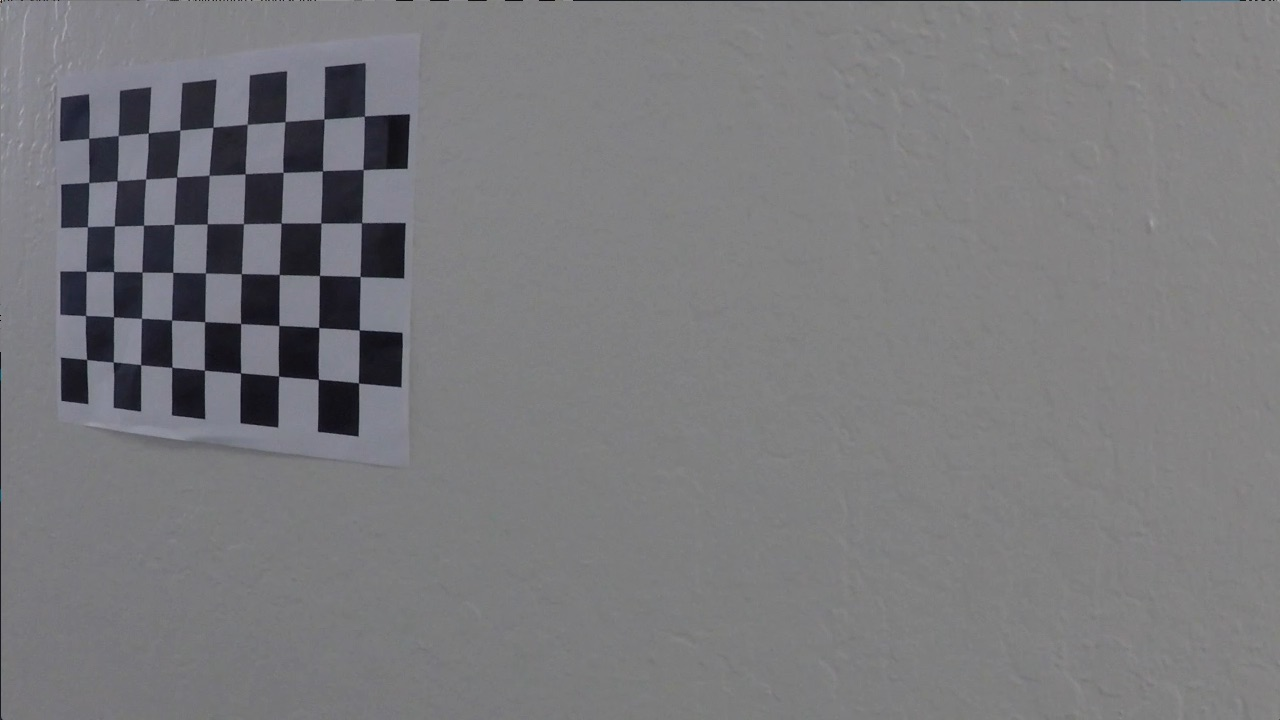
#> input picture Term 1/Project 4/camera_cal/calibration19.jpg, 1280 x 720 px
$ jupyter execute --allow-errors Project_4_submission.ipynb   (shell and % lines are left out)   (older library calls are emulated)
#> lines starting #> are read from the running program, lines starting #| are printed output that depends on the picture
# Advanced Lane Finding Project

The goals / steps of this project are the following:

    1) Compute the camera calibration matrix and distortion coefficients given a set of chessboard images.
    2) Apply a distortion correction to raw images.
    3) Use color transforms, gradients, etc., to create a thresholded binary image.
    4) Apply a perspective transform to rectify binary image ("birds-eye view").
    5) Detect lane pixels and fit to find the lane boundary.
    6) Determine the curvature of the lane and vehicle position with respect to center.
    7) Warp the detected lane boundaries back onto the original image.
    8) Output visual display of the lane boundaries and numerical estimation of lane curvature and vehicle position.

Importing neccessary libraries and creating the Line class

[cell 1]
import matplotlib.image as mpimg
import cv2
import numpy as np
import matplotlib.pyplot as plt
from collections import deque

class camera_param():

    def __init__(self):
        mtx, dist = calibrate_camera()
        self.mtx = mtx
        self.dist = dist

class Line():
    def __init__(self):
        # was the line detected in the last iteration?
        self.detected = False
        # x values of the last n fits of the line
        self.recent_fitted = deque(maxlen=3)
        #average x values of the fitted line over the last n iterations
        self.bestx = None
        #polynomial coefficients averaged over the last n iterations
        self.best_fit = None
        #polynomial coefficients for the most recent fit
        self.current_fit = {}
        #radius of curvature of the line in some units
        self.radius_of_curvature = None
        #distance in meters of vehicle center from the line
        self.line_base_pos = None
        #difference in fit coefficients between last and new fits
        self.diffs = np.array([0,0,0], dtype='float')
        #x values for detected line pixels
        self.allx = None
        #y values for detected line pixels
        self.ally = None

# Camera Calibration

For the camera calibration, I modified the example code provided in class. Essentially, the code does the following:

    1) Import the image
    2) Create a placeholder array to collect the corner points of the image
    3) Detect the image corner using cv2.findChessboardCorners and put it into the placeholder array
    4) Use cv2.calibrateCamera to correct each image
    5) Save the calibration information into a pickle file so that this calibration can be skipped on future runs

[cell 2]
import numpy as np
import cv2
import glob
import matplotlib.pyplot as plt
import pickle

# [33 lines left out: function corners_unwarp, not called in this run]

def calibrate_camera():

    img = cv2.imread('camera_cal/calibration19.jpg')
#> img is the input picture: shape (720, 1280, 3); mean B, G, R 124.3, 121.5, 121.6
    img_size = (img.shape[1], img.shape[0])

    try:
        cal_data = pickle.load(open("camera_cal/wide_dist_pickle.p", "rb"))
        mtx = cal_data["mtx"]
        dist = cal_data["dist"]
        # print('CAMERA CALIBRATION EXIST')


    except (OSError, IOError) as e:


        chess_size = [9,6]
        objp = np.zeros((chess_size[1]*chess_size[0],3), np.float32)
        objp[:,:2] = np.mgrid[0:chess_size[0], 0:chess_size[1]].T.reshape(-1,2)

        # Arrays to store object points and image points from all the images.
        objpoints = [] # 3d points in real world space
        imgpoints = [] # 2d points in image plane.

        # Make a list of calibration images
        images = glob.glob('camera_cal/calibration*.jpg')

        # Step through the list and search for chessboard corners
        for idx, fname in enumerate(images):
            img = cv2.imread(fname)
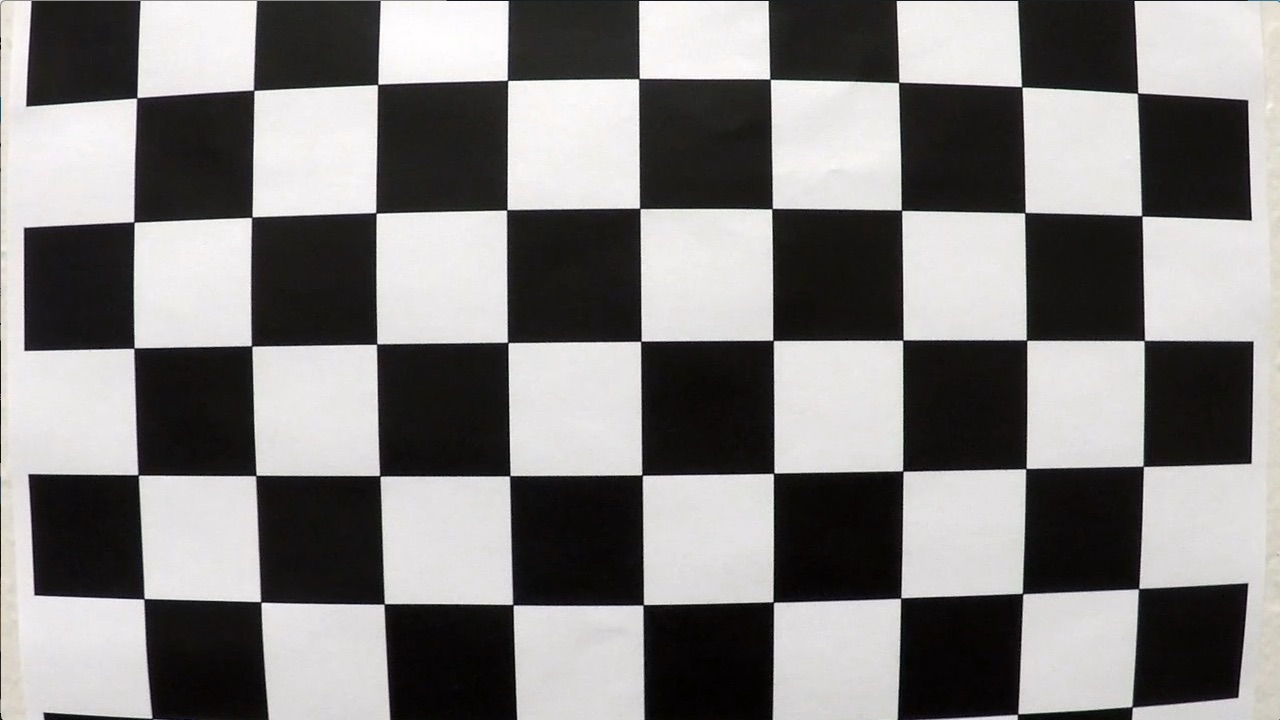
#> input picture Term 1/Project 4/camera_cal/calibration1.jpg, 1280 x 720 px
#> img is the input picture: shape (720, 1280, 3); mean B, G, R 127.8, 128.4, 130.1
            gray = cv2.cvtColor(img, cv2.COLOR_BGR2GRAY)

            # Find the chessboard corners
            ret, corners = cv2.findChessboardCorners(gray, (chess_size[0],chess_size[1]), None)
#> ret = False; corners = None
            # print(fname)
            # print(ret)
            # If found, add object points, image points
            if ret == True:
                objpoints.append(objp)
                imgpoints.append(corners)

                # [10 lines of commented-out code are left out]
        ret, mtx, dist, rvecs, tvecs = cv2.calibrateCamera(objpoints, imgpoints, img_size, None, None)
        # Save the camera calibration result for later use (we won't worry about rvecs / tvecs)
        dist_pickle = {}
        dist_pickle["mtx"] = mtx
        dist_pickle["dist"] = dist
        pickle.dump( dist_pickle, open("camera_cal/wide_dist_pickle.p", "wb" ) )


    # Test undistortion on an image


    dst = cv2.undistort(img, mtx, dist, None, mtx)

    ################################EXAMPLE PLOT ########################
    #cv2.imshow('img', dst)
    cv2.imwrite('calibration_wide/test_undist.jpg',dst)

    dst = cv2.cvtColor(dst, cv2.COLOR_BGR2RGB)
    #Visualize undistortion
    f, (ax1, ax2) = plt.subplots(1, 2, figsize=(20,10))
    ax1.imshow(img)
    ax1.set_title('Original Image', fontsize=30)
    ax2.imshow(dst)
    ax2.set_title('Undistorted Image', fontsize=30)
    plt.show()
    print('CAMERA CALIBRATION COMPLETE')
    ######################################################################
    return mtx,dist

def distort_correction(img,mtx,dist):

    image_corrected = cv2.undistort(img, mtx, dist, None, mtx)

    return image_corrected

[cell 3]
camera = camera_param()
mtx, dist = calibrate_camera()

To demonstrate this step, I will describe how I apply the distortion correction to one of the test images like this one:

[cell 4]
img = mpimg.imread('test_images/03.png', np.uint8)
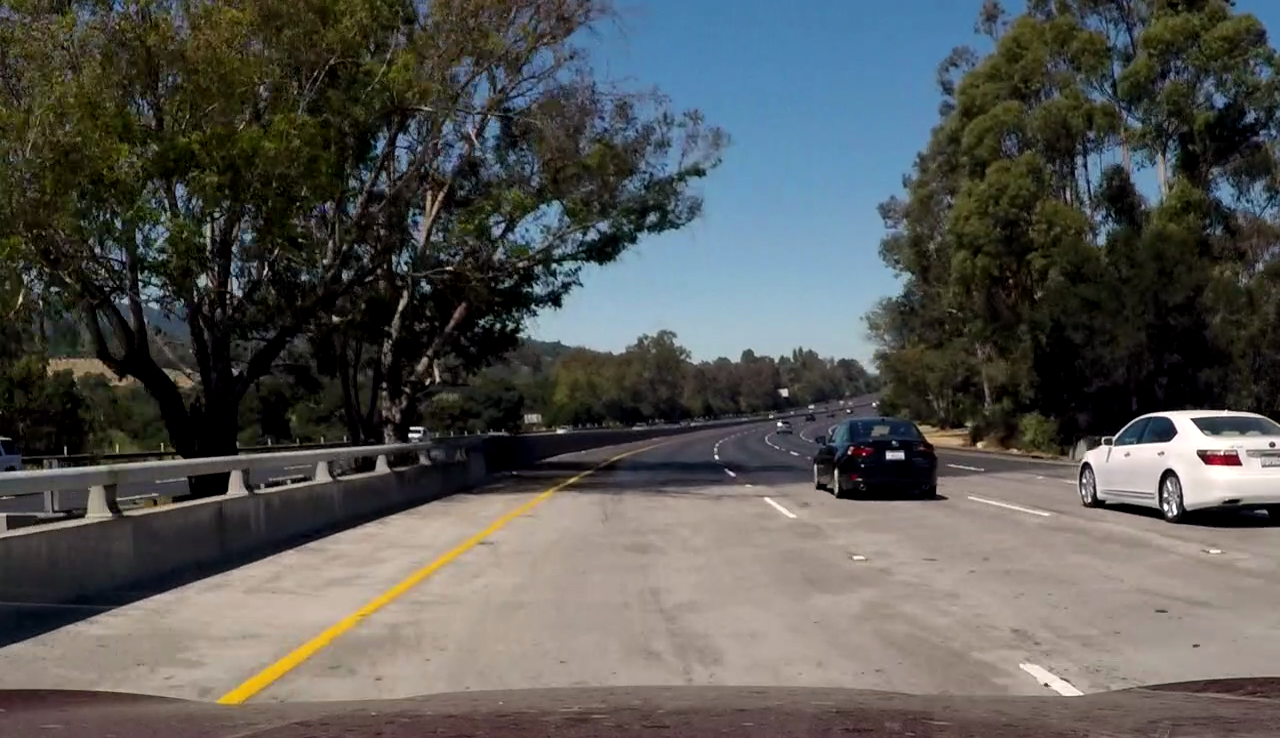
#> input picture Term 1/Project 4/test_images/03.png, 1280 x 738 px
#> img is the input picture: shape (738, 1280, 3) float32; mean R, G, B 0.337, 0.339, 0.329
image_corrected = distort_correction(img,mtx,dist)
plt.imshow(image_corrected)

# Color Gradient

I have tried various methods for the color gradient. For the final result, the best filter is to use a mixture of RGB, HLS, and HLV color space to extract information from the red, saturation, and value layer. With the saturation layer, I took the saturation layer and Sobel (x-direction) layer and combined all of the binary images into one array to generate one binary image. I have shown an example of my output below:

[cell 5]
import cv2
import numpy as np
import matplotlib.pyplot as plt

def ColorGradient(image):
    def abs_sobel_thresh(img, orient='x', sobel_kernel=3, thresh=(0, 255)):

        # Convert to grayscale
        gray = cv2.cvtColor(img, cv2.COLOR_RGB2GRAY)
        # Apply x or y gradient with the OpenCV Sobel() function
        # and take the absolute value
        thresh_min = thresh[0]
        thresh_max = thresh[1]
        if orient == 'x':
            abs_sobel = np.absolute(cv2.Sobel(gray, cv2.CV_64F, 1, 0))
        if orient == 'y':
            abs_sobel = np.absolute(cv2.Sobel(gray, cv2.CV_64F, 0, 1))
        # Rescale back to 8 bit integer
        scaled_sobel = np.uint8(255*abs_sobel/np.max(abs_sobel))
        # Create a copy and apply the threshold
        grad_binary = np.zeros_like(scaled_sobel)
        # Here I'm using inclusive (>=, <=) thresholds, but exclusive is ok too
        grad_binary[(scaled_sobel >= thresh_min) & (scaled_sobel <= thresh_max)] = 1

        # Calculate directional gradient
        # Apply threshold
        return grad_binary

    # [52 lines left out: functions mag_thresh, dir_threshold, combined_threshold, not called in this run]


    s_channel = cv2.cvtColor(image, cv2.COLOR_RGB2HLS)[:, :, 2]
    v_channel = cv2.cvtColor(image, cv2.COLOR_RGB2HSV)[:, :, 2]
    r_channel =image[:, :, 0]

    v_thresh_min = 210
    v_thresh_max = 255
    v_binary = np.zeros_like(s_channel)
    v_binary[(v_channel >= v_thresh_min) & (v_channel <= v_thresh_max)] = 1
    # plt.imshow(v_binary, cmap='gray')

    r_thresh_min = 210
    r_thresh_max = 255
    r_binary = np.zeros_like(s_channel)
    r_binary[(r_channel >= r_thresh_min) & (r_channel <= r_thresh_max)] = 1
    # plt.imshow(r_binary, cmap='gray')


    s_thresh_min = 120
    s_thresh_max = 225
    s_binary = np.zeros_like(s_channel)
    s_binary[(s_channel >= s_thresh_min) & (s_channel <= s_thresh_max)] = 1
    plt.imshow(s_binary, cmap='gray')

    s_threshold = abs_sobel_thresh(image, orient='x', sobel_kernel=15, thresh=(20, 150))
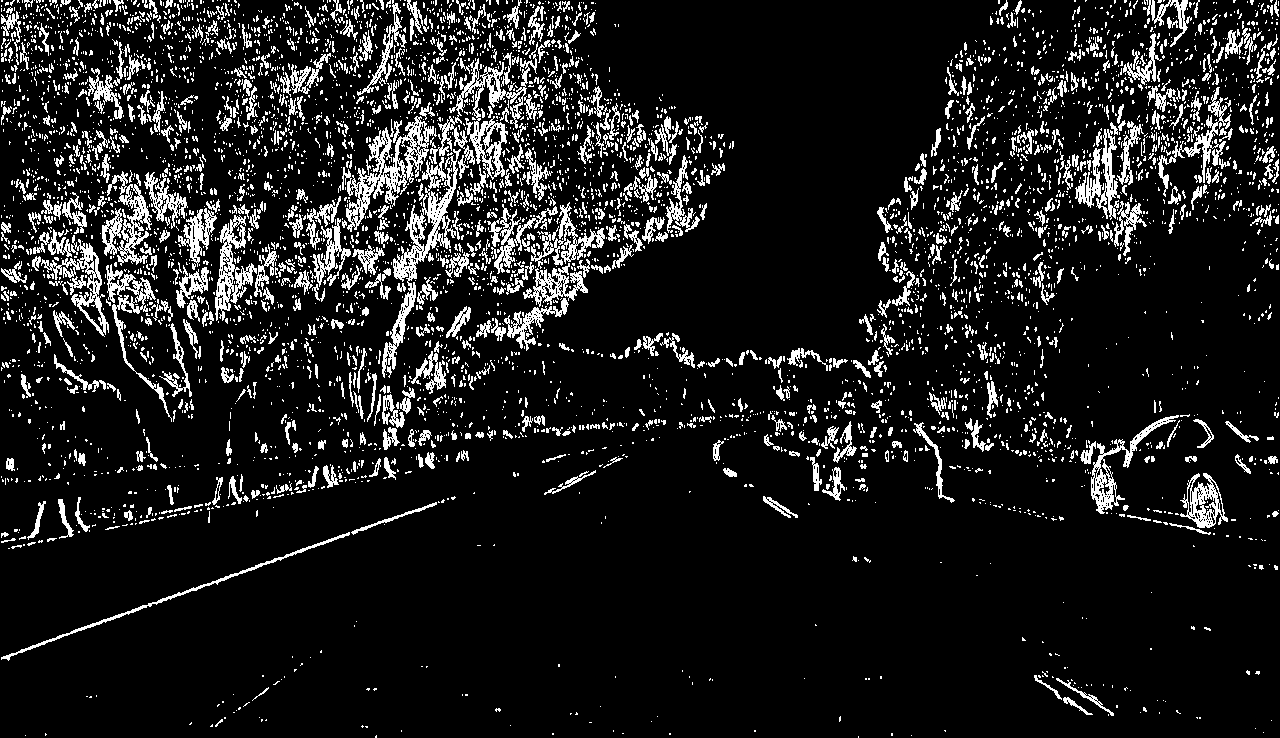
#> s_threshold: shape (738, 1280); values 0 (black) and 1 (white), 11.4% white in thin lines or dots

    plt.imshow(s_threshold,cmap='gray')

    combined_binary = np.zeros_like(s_threshold)
    combined_binary[(s_threshold == 1)| (r_binary == 1)| (v_binary == 1)] = 1
    plt.imshow(combined_binary, cmap='gray')
    return combined_binary

[cell 6]
edge_detect = ColorGradient(image_corrected)
plt.imshow(edge_detect, cmap='gray')
#> (the rest of the program and of its run is left out)
